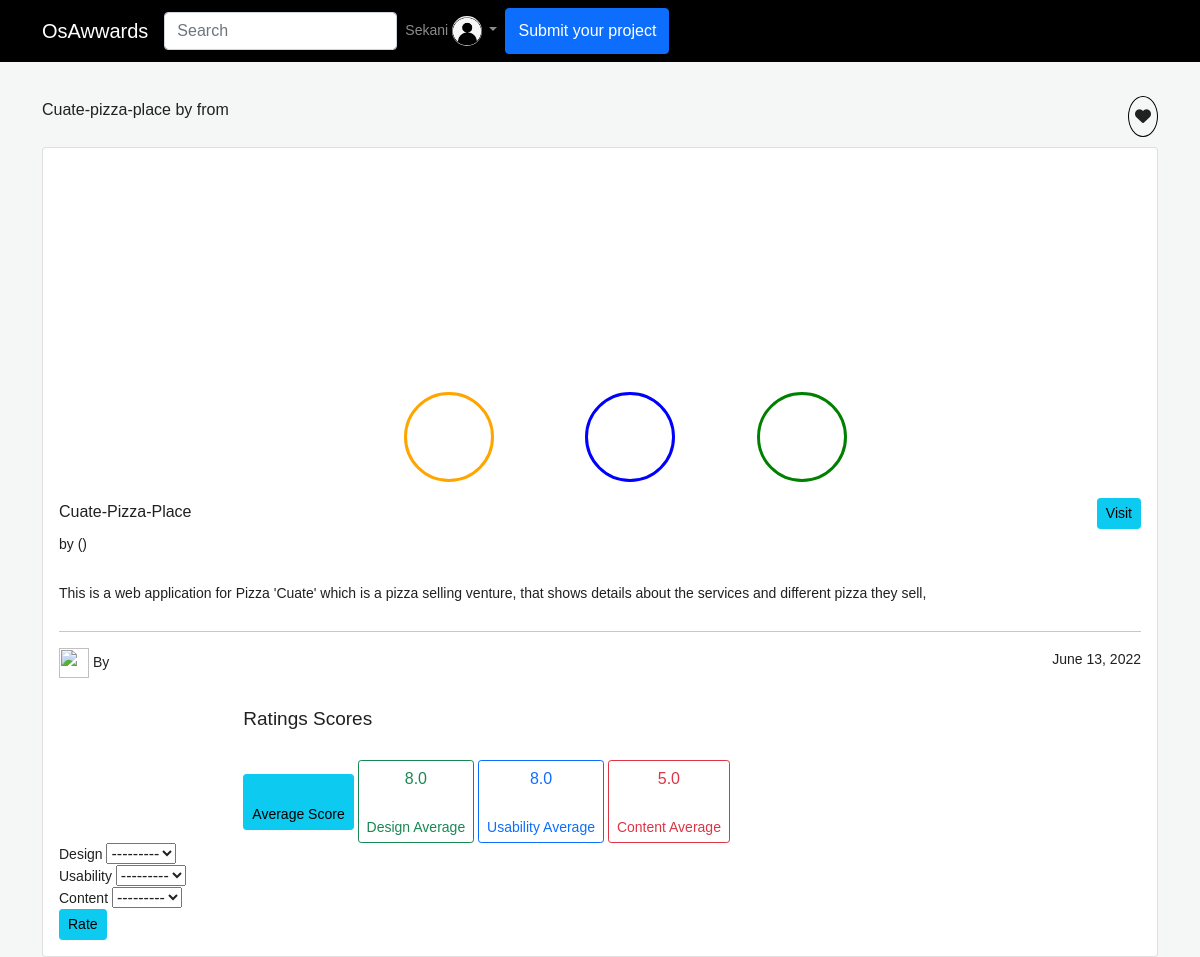
/project/Cuate-pizza-place (signed in), run on the app's committed database.
### myapp/models.py (models this page shows, shortened)
class Profile(models.Model):
    user = models.OneToOneField(User, default=None, null=True,on_delete=models.CASCADE, related_name='profile')
    profile_image = models.ImageField(upload_to='images/', default='images/default.png',blank=True)
    bio = models.TextField(max_length=500, blank=True)
    name = models.CharField(max_length=255, blank=True)
    email = models.EmailField(max_length=255, blank=True)
    location = models.CharField(max_length=255, blank=True)

class Post(models.Model):
    title = models.CharField(max_length=255)
    description = models.TextField(max_length=255)
    url = models.URLField(max_length=255)
    image = models.ImageField(default='default.png', upload_to='post_images')
    user = models.ForeignKey(User,default=None,null=True, on_delete=models.CASCADE,related_name='posts')
    date = models.DateField(auto_now_add=True)

class Rating(models.Model):
    rating = (
        (1,'1'),
        (2,'2'),
        (3,'3'),
        (4,'4'),
        (5,'5'),
        (6,'6'),
        (7,'7'),
        (8,'8'),
        (9,'9'),
        (10,'10'),
    )
    design = models.IntegerField(choices=rating, default=0,blank=True)
    usability = models.IntegerField(choices=rating, default=0, blank=True)
    content = models.IntegerField(choices=rating, default=0, blank=True)
    design_average = models.FloatField(default=0, blank=True)
    usability_average = models.FloatField(default=0, blank=True)
    content_average = models.FloatField(default=0, blank=True)
    user = models.ForeignKey(User, on_delete=models.CASCADE, null=True, related_name='rater')
    post = models.ForeignKey(Post, on_delete=models.CASCADE, related_name='ratings', null=True)

### myapp/views.py (the view)
# urls.py: path('project/<post>',views.projectView,name='project'),
@login_required(login_url='login')
def  projectView(request,post):
    post =Post.objects.get(title=post)
    rating = Rating.objects.filter(user=request.user,post=post).first()
    rating_status = None
    if rating is None:
        rating_status = False
    else:
        rating_status = True
    if request.method == 'POST':
        form = RatingForm(request.POST)
        if form.is_valid():
            rate = form.save(commit =False)
            rate.user = request.user
            rate.post = post
            rate.save()
            post_ratings = Rating.objects.filter(post=post)
            design_ratings = [des.design for des in post_ratings]
            design_average = sum(design_ratings) / len(design_ratings)
            usability_ratings = [usa.usability for usa in post_ratings]
            usability_average = sum(usability_ratings) / len(usability_ratings)
            content_ratings = [content.content for content in post_ratings]
            content_average = sum(content_ratings) / len(content_ratings)
            rate.design_average = round(design_average, 2)
            rate.usability_average = round(usability_average, 2)
            rate.content_average = round(content_average, 2)
            rate.save()
            return HttpResponseRedirect(request.path_info)
    else:
        form = RatingForm()
    context = {
        'post':post,
        'rating_status':rating_status,
        'rating_form':form,
    }
    return render(request, 'project.html',context)

### myapp/forms.py
class RatingForm(forms.ModelForm):
    class Meta:
        model = Rating
        fields = ('design', 'usability', 'content')

### myapp/templates/project.html (shortened to what this page needs)
{% extends 'base.html' %}
{% load crispy_forms_tags %}
{% block content %}
<div class="container" style="margin-top:8%">
    <h5 class="mb-4 mt-4">{{ post.title }} by {{ post.user.username }} from {{ post.user.profile.location }} <span
            id="heart"> <i class="fas fa-heart"></i></span></h5>
    <div class="card">
        <div class="view overlay">
            <a href="">
                <div class="mask rgba-black-slight">
                    <div class="container">
                        <div class="row">
                            <div class="col-md-3"></div>
                            <div class="col-md-6 d-flex flex-row mx-auto" style="margin-top:20%">
                                {% for rating in post.ratings.all %}
                                {% if forloop.counter is post.ratings.all.count %}
                                <div id="design">{{ rating.design_average}}<br>
                                    <span class="rates">design</span>
                                </div>
                                <div id="usable" class="mx-auto">{{ rating.usability_average }}<br>
                                    <span class="rates">usability</span>
                                </div>
                                <div id="contente">{{ rating.content_average }}<br>
                                    <span class="rates">content</span>
                                </div>
                                {% endif %}
                                {% endfor %}
                            </div>
                            <div class="col-md-3"></div>
                        </div>
                    </div>
                </div>
            </a>
        </div>
        <div class="card-body">
            <h5 class="card-title"><strong>{{post.title|title}}</strong>
                <a href="{{ post.url }}" style="float:right" class="btn btn-sm btn-info mr-4"> Visit </a></h5>
            <p>by <span><a href="{% url 'profile' user.username %}" id="usern" class="mr-2">{{ post.user.username|title }}</a></span>({{post.user.profile.location}})
            </p>
            <p>{{ post.description }}</p>
            <hr>
            <p class="card-text "><img src="{{post.user.profile.profile_image.url}}" class="nav-img mr-2" alt="">
                By {{post.user.username|title}} <span style="float:right">{{post.date|date}}</span>
            </p>
            <div class="row">
                <div class="col-md-2"></div>
                <div class="col-md-8">
                    <h3 class="D-block mx-auto">Ratings Scores</h3>
                    {% for rating in post.ratings.all %}
                    {% if forloop.counter is post.ratings.all.count %}
                    <a class="btn btn-info btn-sm" ><h5>{{ rating.score }}</h5>
                        <span class="sc">Average Score</span>
                    </a>
                    <a class="btn btn-outline-success btn-sm" ><h5>{{ rating.design_average }}</h5>
                        <span class="sc">Design Average</span>
                    </a>
                    <a class="btn btn-outline-primary btn-sm" id="u"><h5>{{ rating.usability_average }}</h5>
                        <span class="sc">Usability Average</span>
                    </a>
                    <a class="btn btn-outline-danger btn-sm" id="c"><h5>{{ rating.content_average }}</h5>
                        <span class="sc">Content Average</span>
                    </a>
                    {% endif %}
                    {% endfor %}
                </div>
                <div class="col-md-2"></div>
            </div>
            {% if rating_status %}
            <h5>You have already voted</h5>
            {% else %}
            {% if user.is_authenticated %}
            <form action="" method="post" enctype="multipart/form-data">
                {{rating_form|crispy}}
                <button class="btn btn-sm btn-info">Rate</button>
            </form>
            {% endif %}
            {% endif %}
        </div>
    </div>
</div>
{% endblock %}

### myapp/templates/navbar.html (shortened to what this page needs)
{% load crispy_forms_tags %}
<nav class="navbar fixed-top navbar-expand-lg navbar-dark scrolling-navbar" id="nbar">
    <div class="container">
        <a class="navbar-brand" href="{% url 'index' %}"> <strong class="mr-4 brand"> OsAwwards</strong></a>
        <div class="collapse navbar-collapse" id="navbarSupportedContent">
            <ul class="navbar-nav mr-auto">
                <li class="nav-item active">
                    <form class="form-inline" method="get" action="{% url 'search' %}">
                        <div class="md-form my-0">
                            <input class="form-control mr-sm-2 " type="text" placeholder="Search" name="title"
                                aria-label="Search">
                        </div>
                    </form>
                </li>
            </ul>
            <ul class="navbar-nav navbar-right">
                {% if user.is_authenticated%}
                <div class="nav-item dropdown ">
                    <a class="nav-link dropdown-toggle" href="#" role="button" id="navbarDropdownMenuLink" data-bs-toggle="dropdown" aria-haspopup="true" aria-expanded="false">
                      {{user.username|title}}
                      <img class="rounded-circle nav-img"src="{{user.profile.profile_image.url}}" alt="">
                    </a>
                  </div>
                {% else %}
                <a href="{% url 'login' %}" class="login btn btn-sm btn-info "> REGISTER/LOGIN </a>
                {% endif %}
                <button type="button" class="btn btn-primary " data-bs-toggle="modal" data-bs-target="#exampleModal">
                    Submit your project
                </button>
            </ul>
        </div>
    </div>
</nav>

### data on the page
Post: title "Cuate-pizza-place", title "Cuate-Pizza-Place", description "This is a web application for Pizza 'Cuate' which is a pizza selling venture, that shows details about the services and different pizza they sell,", date "June 13, 2022"
Rating: design_average "8.0", usability_average "8.0", content_average "5.0"

### other printed values
{{ user.username|title }} "Sekani"
